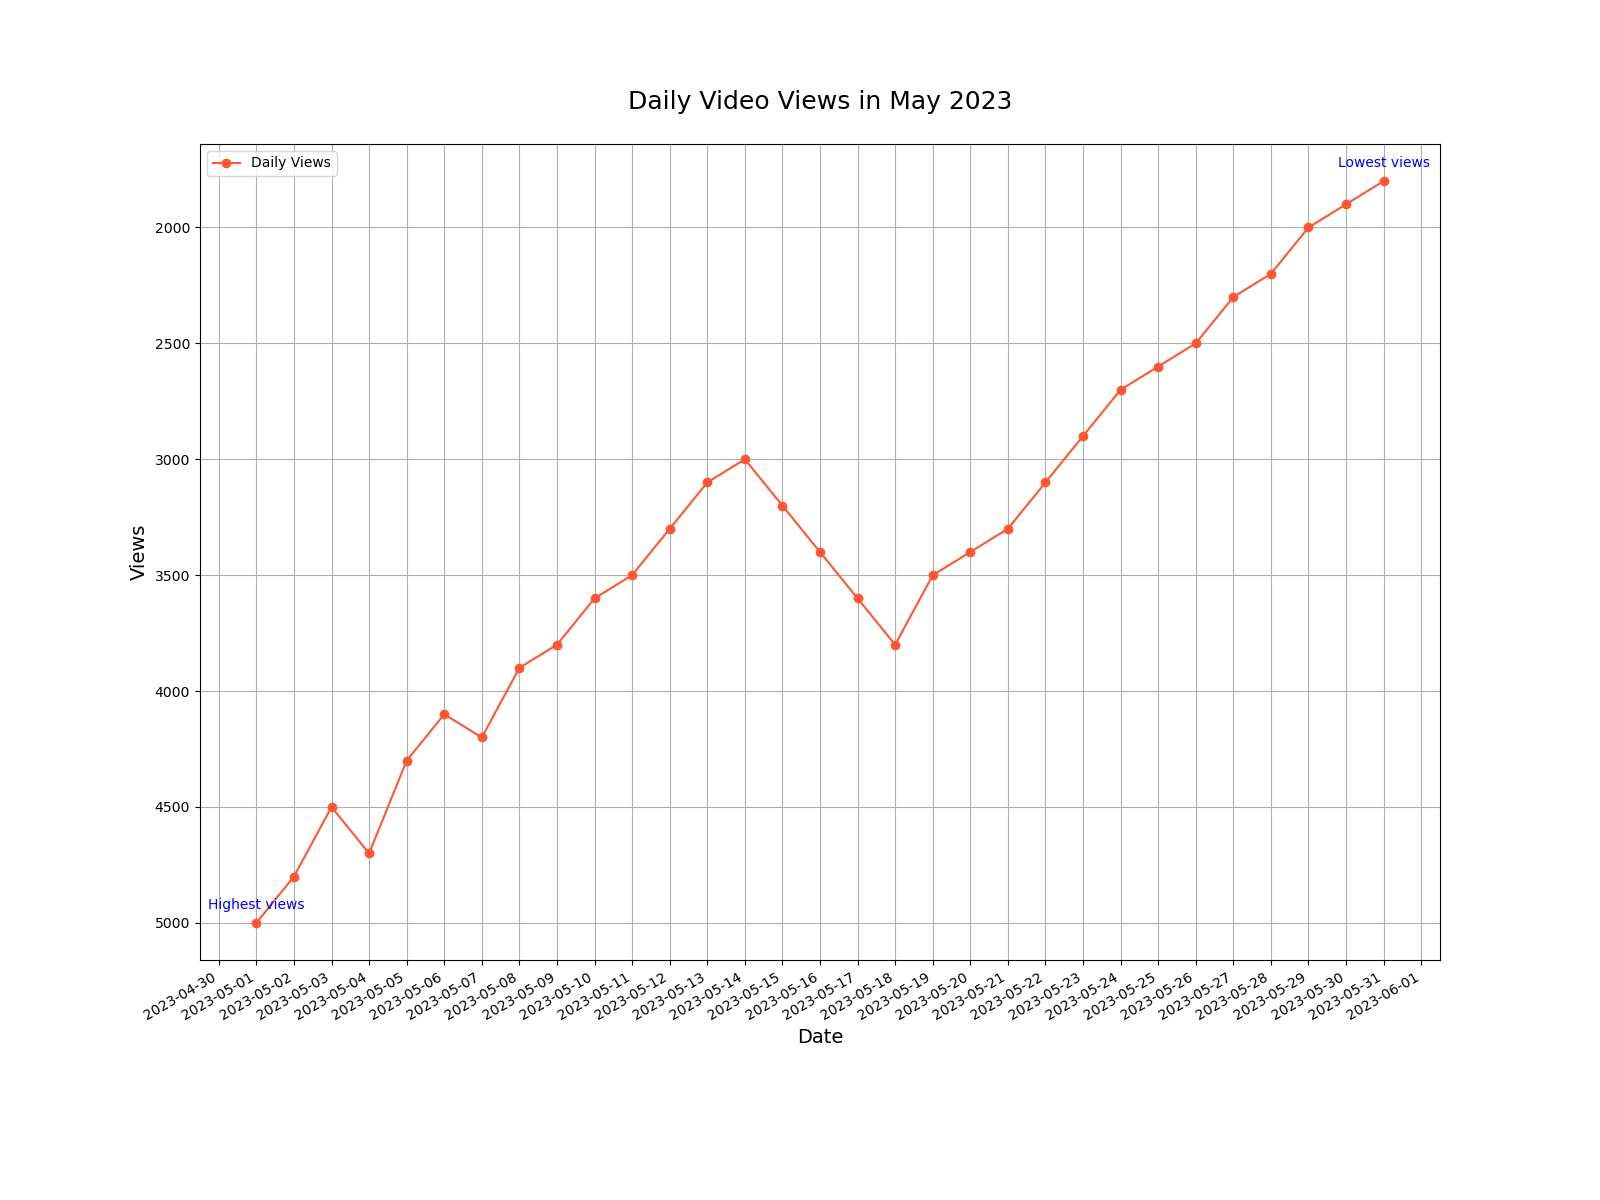

Recreate this plot in Python.

import matplotlib.pyplot as plt
from matplotlib.dates import DateFormatter
import matplotlib.dates as mdates
import pandas as pd

data = [
    {'Date': '2023-05-01', 'Views': 5000},
    {'Date': '2023-05-02', 'Views': 4800},
    {'Date': '2023-05-03', 'Views': 4500},
    {'Date': '2023-05-04', 'Views': 4700},
    {'Date': '2023-05-05', 'Views': 4300},
    {'Date': '2023-05-06', 'Views': 4100},
    {'Date': '2023-05-07', 'Views': 4200},
    {'Date': '2023-05-08', 'Views': 3900},
    {'Date': '2023-05-09', 'Views': 3800},
    {'Date': '2023-05-10', 'Views': 3600},
    {'Date': '2023-05-11', 'Views': 3500},
    {'Date': '2023-05-12', 'Views': 3300},
    {'Date': '2023-05-13', 'Views': 3100},
    {'Date': '2023-05-14', 'Views': 3000},
    {'Date': '2023-05-15', 'Views': 3200},
    {'Date': '2023-05-16', 'Views': 3400},
    {'Date': '2023-05-17', 'Views': 3600},
    {'Date': '2023-05-18', 'Views': 3800},
    {'Date': '2023-05-19', 'Views': 3500},
    {'Date': '2023-05-20', 'Views': 3400},
    {'Date': '2023-05-21', 'Views': 3300},
    {'Date': '2023-05-22', 'Views': 3100},
    {'Date': '2023-05-23', 'Views': 2900},
    {'Date': '2023-05-24', 'Views': 2700},
    {'Date': '2023-05-25', 'Views': 2600},
    {'Date': '2023-05-26', 'Views': 2500},
    {'Date': '2023-05-27', 'Views': 2300},
    {'Date': '2023-05-28', 'Views': 2200},
    {'Date': '2023-05-29', 'Views': 2000},
    {'Date': '2023-05-30', 'Views': 1900},
    {'Date': '2023-05-31', 'Views': 1800}
]

df = pd.DataFrame(data)
df['Date'] = pd.to_datetime(df['Date'])
df.sort_values('Date', inplace=True)

plt.figure(figsize=(16, 12))
plt.plot(df['Date'], df['Views'], label='Daily Views', color='#ff5733', linestyle='-', marker='o')
plt.gca().xaxis.set_major_formatter(DateFormatter('%Y-%m-%d'))
plt.gca().xaxis.set_major_locator(mdates.DayLocator(interval=1))
plt.gcf().autofmt_xdate()
plt.gca().invert_yaxis()

plt.title('Daily Video Views in May 2023', fontsize=18, pad=25)
plt.xlabel('Date', fontsize=14)
plt.ylabel('Views', fontsize=14)
plt.legend(loc='upper left')
plt.grid(True)

annotations = {
    '2023-05-01': 'Highest views',
    '2023-05-31': 'Lowest views'
}
for date, label in annotations.items():
    plt.annotate(label, (pd.to_datetime(date), df[df['Date'] == pd.to_datetime(date)]['Views'].values[0]),
                 textcoords="offset points", xytext=(0,10), ha='center', fontsize=10, color='blue')

plt.show()
